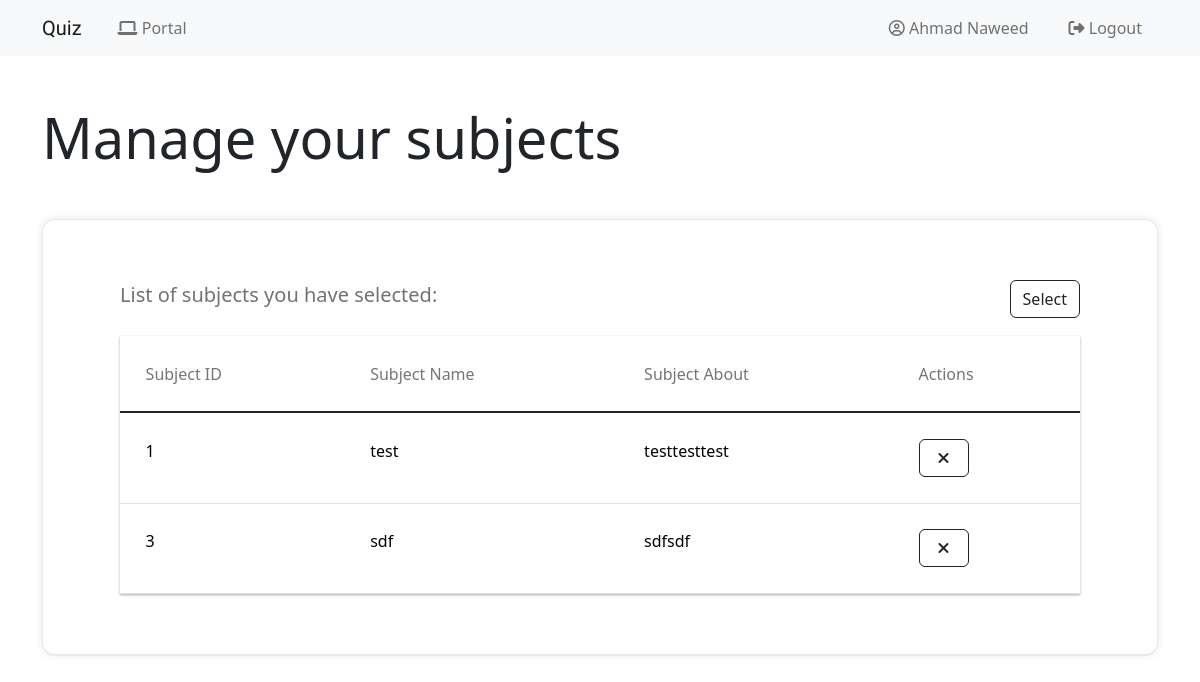
The app's page /student/manage-courses (signed in) with its own data.
### quiz_application/models.py (models this page shows)
class User(db.Model, UserMixin):
    id = db.Column(db.Integer, primary_key=True)
    email = db.Column(db.String(150), unique=True)
    name = db.Column(db.String(150))
    password = db.Column(db.String(150))
    role = db.Column(db.String(30), default="Pending")
    subjects = db.relationship("Subject", secondary=user_subject, passive_deletes=True, cascade="all, delete")
    marks = db.relationship("Mark", backref="marks", single_parent=True, cascade="all, delete")

class Subject(db.Model):
    id = db.Column(db.Integer, primary_key=True)
    name = db.Column(db.String(150), unique=True)
    about = db.Column(db.String(150))
    users = db.relationship("User", secondary=user_subject, passive_deletes=True, cascade="all, delete")
    questions = db.relationship('Question', backref="subject", cascade="all, delete")
    manager_id = db.Column(db.Integer, db.ForeignKey("user.id"))

### quiz_application/student.py (the view)
@student.route("manage-courses")
@is_student
@login_required
def manage_subjects():
    student_subjects = current_user.subjects
    all_subjects = Subject.query.all()
    marks = current_user.marks
    return render_template("student/student.html", user=current_user, subjects=student_subjects, marks=marks, all_subjects=all_subjects)

### quiz_application/__init__.py (called while the page is built)
def create_app():
    app = Flask(__name__)
    app.config['SECRET_KEY'] = 'SECRET123'
    app.config['SQLALCHEMY_DATABASE_URI'] = f'sqlite:///{DB_NAME}'
    db.init_app(app)
    from .views import views
    from .auth import auth
    from .admin import admin
    from .manager import manager
    from .student import student
    app.register_blueprint(views, url_prefix='/')
    app.register_blueprint(auth, url_prefix='/')
    app.register_blueprint(admin, url_prefix='/admin/')
    app.register_blueprint(manager, url_prefix='/manager/')
    app.register_blueprint(student, url_prefix='/student/')
    from .models import User
    create_database(app)
    login_manager = LoginManager()
    login_manager.login_view = 'auth.login'
    login_manager.init_app(app)
    @login_manager.user_loader
    def load_user(id):
        return User.query.get(int(id))
    return app

### quiz_application/auth.py (called while the page is built)
def is_student(f):
    @wraps(f)
    def wrap(*args, **kwargs):
        if current_user.role == "Student":
            return f(*args, **kwargs)
        else:
            flash("Unauthorized", category="error")
            return redirect("/")
    return wrap

### quiz_application/templates/student/student.html (shortened to what this page needs)
{% extends "base.html" %}
{% block content %}
<main>
    <section class="section-padding">
        <h1 class="display-4 mb-5">Manage your subjects</h1>
        <div class="table-design bt-5">
            {% if subjects  %}
            <div id="demo">
                <div class="table-design-header">
                    <p class="lead" style="font-weight: 500;">
                        List of subjects you have selected:
                    </p>
                    <div>
                        <button type="button" class="btn btn-outline-dark mr-3" data-bs-toggle="modal" data-bs-target="#staticBackdrop">
                            Select
                        </button>
                    </div>
                </div>
                <div class="table-responsive-vertical shadow-z-1">
                    <table id="table" class="table table-hover table-mc-light-blue">
                        <thead>
                          <tr>
                            <th>Subject ID</th>
                            <th>Subject Name</th>
                            <th>Subject About</th>
                            <th>Actions</th>
                          </tr>
                        </thead>
                        <tbody>
                            {% for subject in subjects %}
                            <tr>
                                <td data-title="Subject ID">{{subject.id}}</td>
                                <td data-title="Subject Name">{{subject.name}}</td>
                                <td data-title="Subject About">{{subject.about}}</td>
                                <td data-title="Actions">
                                    <div class="actions">
                                        <a onclick="confirmation(event)" class="btn icon-buttons btn-outline-dark" href="/student/drop-course/{{subject.id}}/"><i class="fa fa-times" aria-hidden="true"></i></a>
                                    </div>
                                </td>
                              </tr>
                            {% endfor %}
                        </tbody>
                      </table>
                </div>
            </div>
            {% else %}
            <h1 class="display-6 mt-3">You have not taken any subjects.</h1>
            <button type="button" class="btn btn-outline-dark mr-3" data-bs-toggle="modal" data-bs-target="#staticBackdrop">
                Select
            </button>
            {% endif %}
        </div>
    </section>
</main>
{% endblock %}

### quiz_application/templates/base.html (shortened to what this page needs)
<!DOCTYPE html>
<html lang="en">
<head>
    <link href="https://cdn.jsdelivr.net/npm/bootstrap@5.1.3/dist/css/bootstrap.min.css" rel="stylesheet">
  <link
    rel="stylesheet"
    href="https://stackpath.bootstrapcdn.com/font-awesome/4.7.0/css/font-awesome.min.css"
  />
    <link rel="stylesheet" type="text/css" href="{{ url_for('static', filename='css/table.css') }}" />
    <link rel="stylesheet" type="text/css" href="{{ url_for('static', filename='css/custom.css') }}" />
    <link rel="stylesheet" type="text/css" href="{{ url_for('static', filename='css/main.css') }}" />
    <link href="css/bootstrap.min.css" rel="stylesheet">
    <link href="css/bootstrap-icons.css" rel="stylesheet">
</head>
<body>
    <nav class="navbar navbar-expand-lg navbar-light bg-light">
        <div class="container">
            <a class="navbar-brand" href="/" style="font-family: 'Shadows Into Light', cursive; margin-right: 12px;">Quiz </a>
          <div class="collapse navbar-collapse" id="navbarSupportedContent">
            <ul class="navbar-nav me-auto mb-2 mb-lg-0">
                {% if user.is_authenticated  %}
                  <li class="nav-item">
                    {% if user.role == "Admin" %}
                      <a class="nav-link" href="/admin"><i class="fa fa-laptop" aria-hidden="true"></i> Admin Portal</a>
                    {% elif user.role == "Manager" %}
                      <a class="nav-link" href="/manager"><i class="fa fa-laptop" aria-hidden="true"></i> Portal</a>
                    {% elif user.role == "Student" %}
                      <a class="nav-link" href="/student"><i class="fa fa-laptop" aria-hidden="true"></i> Portal</a>
                    {% endif %}
                  </li>
                {% endif %}
            </ul>
            <ul class="navbar-nav">
              {% if user.is_authenticated %}
                <li class="nav-item">
                  <a href="/edit_profile" class="nav-link"><i class="fa fa-user-circle-o" aria-hidden="true"></i> {{user.name}}</a>
                </li>
                <li class="nav-item">
                  <a class="nav-link" id="login" href="/logout"><i class="fa fa-sign-out" aria-hidden="true"></i> Logout</a>
                </li>
              {% endif %}
            </ul>
          </div>
        </div>
    </nav>
   <div class="mt-5">
    <div class="container">
        {% block content %}
        {% endblock %}
    </div>
   </div>
</body>
</html>

### quiz_application/static/css/table.css (style rules this page uses)
*, *:after, *:before { -webkit-box-sizing: border-box; -moz-box-sizing: border-box; box-sizing: border-box; }
#demo { margin: 20px auto; max-width: 960px; }
.shadow-z-1 { -webkit-box-shadow: 0 1px 3px 0 rgba(0, 0, 0, 0.12), 0 1px 2px 0 rgba(0, 0, 0, 0.24); -moz-box-shadow: 0 1px 3px 0 rgba(0, 0, 0, 0.12), 0 1px 2px 0 rgba(0, 0, 0, 0.24); box-shadow: 0 1px 3px 0 rgba(0, 0, 0, 0.12), 0 1px 2px 0 rgba(0, 0, 0, 0.24); }
.table { width: 100%; max-width: 100%; margin-bottom: 2rem; background-color: #fff; }
.table > thead > tr, .table > tbody > tr, .table > tfoot > tr { -webkit-transition: all 0.3s ease; -o-transition: all 0.3s ease; transition: all 0.3s ease; }
.table > thead > tr > th, .table > tbody > tr > th, .table > tfoot > tr > th, .table > thead > tr > td, .table > tbody > tr > td, .table > tfoot > tr > td { text-align: left; padding: 1.6rem; vertical-align: top; border-top: 0; -webkit-transition: all 0.3s ease; -o-transition: all 0.3s ease; transition: all 0.3s ease; }
.table > thead > tr > th { font-weight: 400; color: #757575; vertical-align: bottom; border-bottom: 1px solid rgba(0, 0, 0, 0.12); }
.table > caption + thead > tr:first-child > th, .table > colgroup + thead > tr:first-child > th, .table > thead:first-child > tr:first-child > th, .table > caption + thead > tr:first-child > td, .table > colgroup + thead > tr:first-child > td, .table > thead:first-child > tr:first-child > td { border-top: 0; }

### quiz_application/static/css/custom.css (style rules this page uses)
body { background: #e5e5e542; }
.navbar-expand-lg .navbar-nav .nav-link { display: inline-block !important; padding: 0; margin-right: 0.5rem !important; margin-left: 1rem !important; }
.table-design { border: solid 0.5px #cfcfcf6e; padding: 40px; border-radius: 13px; background: white; box-shadow: rgb(17 17 26 / 5%) 0px 1px 0px, rgb(17 17 26 / 10%) 0px 0px 8px; }
.table-design-header { display: flex; justify-content: space-between; margin-bottom: 10px; }
.icon-buttons { border: none; width: 50px; font-size: 21px; padding: 0px; }
td, th { white-space: nowrap; white-space: nowrap; }

### quiz_application/static/css/main.css (style rules this page uses)
:root { --white-color: #FFFFFF; --primary-color: #FF4400; --section-bg-color: #f0f8ff; --dark-color: #000000; --grey-color: #d0d1d1; --p-color: #717275; --body-font-family: 'Inter', sans-serif; --h5-font-size: 24px; --p-font-size: 20px; --copyright-text-font-size: 16px; --product-link-font-size: 14px; --custom-link-font-size: 12px; --font-weight-thin: 100; --font-weight-light: 300; --font-weight-normal: 400; --font-weight-bold: 700; --font-weight-black: 900; }
html { scroll-behavior: smooth; }
h1, h2 { font-weight: var(--font-weight-black); }
h1 { font-size: 64px; line-height: normal; }
p { color: var(--p-color); font-size: var(--p-font-size); font-weight: var(--font-weight-light); }
a, button { touch-action: manipulation; transition: all 0.3s; }
a { color: var(--p-color); text-decoration: none; }
.lead { font-size: 1.5rem; font-weight: var(--font-weight-thin); }
.navbar { background: #e0e0e0 !important; padding: 15px; }
.navbar-brand { color: var(--dark-color); font-size: 24px; font-weight: var(--font-weight-light); margin: 0; padding: 0; }
.navbar-expand-lg .navbar-nav .nav-link { display: inline-block; padding: 0; margin-right: 1.5rem; margin-left: 1.5rem; }
.nav-link { color: var(--p-color); font-size: 16px; position: relative; }
.navbar .nav-link::after { position: absolute; top: 100%; left: 0; width: 100%; height: 2px; background: var(--grey-color); content: ''; opacity: 0; -webkit-transition: opacity 0.3s, -webkit-transform 0.3s; -moz-transition: opacity 0.3s, -moz-transform 0.3s; transition: opacity 0.3s, transform 0.3s; -webkit-transform: translateY(10px); -moz-transform: translateY(10px); transform: translateY(10px); }
.section-padding { padding-top: 0rem; padding-bottom: 7rem; }

### records on screen
User: name "Ahmad Naweed"
Subject: id "1", name "test", about "testtesttest"
Subject: id "3", name "sdf", about "sdfsdf"
